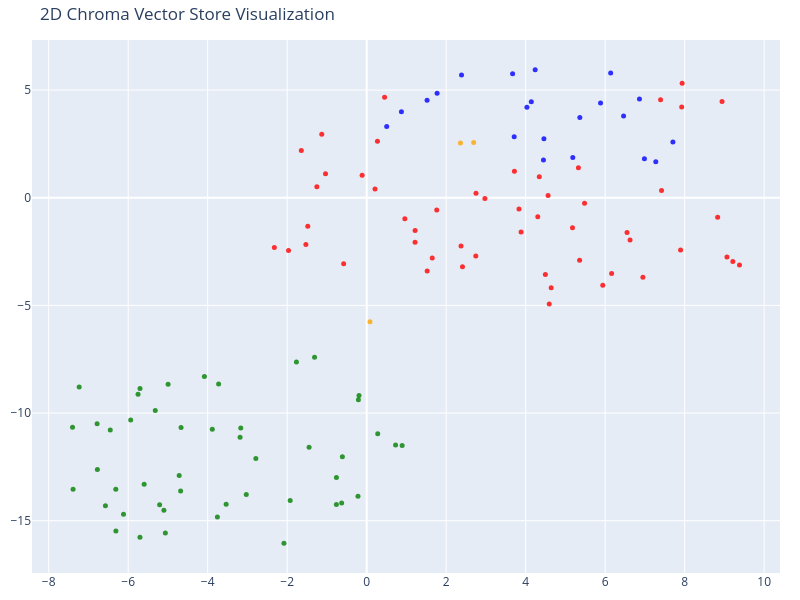

Source (notebook cell):
### Code cell
# We humans find it easier to visalize things in 2D!
# Reduce the dimensionality of the vectors to 2D using t-SNE
# (t-distributed stochastic neighbor embedding)

tsne = TSNE(n_components=2, random_state=42)
reduced_vectors = tsne.fit_transform(vectors)

# Create the 2D scatter plot
fig = go.Figure(data=[go.Scatter(
    x=reduced_vectors[:, 0],
    y=reduced_vectors[:, 1],
    mode='markers',
    marker=dict(size=5, color=colors, opacity=0.8),
    text=[f"Type: {t}<br>Text: {d[:100]}..." for t, d in zip(doc_types, documents)],
    hoverinfo='text'
)])

fig.update_layout(
    title='2D Chroma Vector Store Visualization',
    scene=dict(xaxis_title='x',yaxis_title='y'),
    width=800,
    height=600,
    margin=dict(r=20, b=10, l=10, t=40)
)

fig.show()

### Figure 1 — Plotly figure (JSON) as saved in the notebook; plotly's stock layout.template omitted (floating-point values rounded to 4 significant figures)
{"data": [{"hoverinfo": "text", "marker": {"color": ["orange", "orange", "orange", "red", "red", "red", "red", "red", "red", "red", "red", "red", "red", "red", "red", "red", "red", "red", "red", "red", "red", "red", "red", "red", "red", "red", "red", "red", "red", "red", "red", "red", "red", "red", "red", "red", "red", "red", "red", "red", "red", "red", "red", "red", "red", "red", "red", "red", "red", "red", "red", "red", "red", "red", "red", "green", "green", "green", "green", "green", "green", "green", "green", "green", "green", "green", "green", "green", "green", "green", "green", "green", "green", "green", "green", "green", "green", "green", "green", "green", "green", "green", "green", "green", "green", "green", "green", "green", "green", "green", "green", "green", "green", "green", "green", "green", "green", "green", "green", "green", "green", "green", "blue", "blue", "blue", "blue", "blue", "blue", "blue", "blue", "blue", "blue", "blue", "blue", "blue", "blue", "blue", "blue", "blue", "blue", "blue", "blue", "blue"], "opacity": 0.8, "size": 5}, "mode": "markers", "text": ["Type: company<br>Text: # About Insurellm\n\nInsurellm was founded by Avery Lancaster in 2015 as an insurance tech startup des...", "Type: company<br>Text: # Careers at Insurellm\n\nInsurellm is hiring! We are looking for talented software engineers, data sc...", "Type: company<br>Text: # Overview of Insurellm\n\nInsurellm is an innovative insurance tech firm with 200 employees across th...", "Type: contracts<br>Text: # Contract with Apex Reinsurance for Rellm: AI-Powered Enterprise Reinsurance Solution\n\n## Terms\n\n1....", "Type: contracts<br>Text: ## Renewal\n\n1. **Automatic Renewal**: This Agreement will automatically renew for successive one-yea...", "Type: contracts<br>Text: 2. **Seamless Integrations**: The architecture of Rellm allows for easy integration with existing sy...", "Type: contracts<br>Text: 1. **Technical Support**: Provider shall offer dedicated technical support to the Client via phone, ...", "Type: contracts<br>Text: **Insurellm, Inc.**  \n_____________________________  \nAuthorized Signature   \nDate: ________________...", "Type: contracts<br>Text: # Contract with Belvedere Insurance for Markellm\n\n## Terms\nThis Contract (\"Agreement\") is made and e...", "Type: contracts<br>Text: ## Renewal\n1. **Renewal Terms**: This Agreement may be renewed for additional one-year terms upon mu...", "Type: contracts<br>Text: ## Features\n1. **AI-Powered Matching**: Belvedere Insurance will benefit from Markellm's AI-powered ...", "Type: contracts<br>Text: ## Support\n1. **Technical Support**: Technical support will be available from 9 AM to 7 PM EST, Mond...", "Type: contracts<br>Text: **Belvedere Insurance**  \nSignature: ______________________  \nName: [Authorized Signatory]  \nTitle: ...", "Type: contracts<br>Text: # Contract with BrightWay Solutions for Markellm\n\n**Contract Date:** October 5, 2023  \n**Contract ID...", "Type: contracts<br>Text: 3. **Service Level Agreement (SLA):**  \n   Insurellm commits to a 99.9% uptime for the platform with...", "Type: contracts<br>Text: 2. **Real-Time Quote Availability:**  \n   Consumers sourced via BrightWay Solutions will receive rea...", "Type: contracts<br>Text: 3. **Training and Onboarding:**  \n   Insurellm agrees to provide one free training session on how to...", "Type: contracts<br>Text: # Contract with EverGuard Insurance for Rellm: AI-Powered Enterprise Reinsurance Solution\n\n**Contrac...", "Type: contracts<br>Text: 4. **Usage Rights**: EverGuard Insurance is granted a non-exclusive, non-transferable license to acc...", "Type: contracts<br>Text: 1. **Core Functionality**: Rellm provides EverGuard Insurance with advanced AI-driven analytics, sea...", "Type: contracts<br>Text: 1. **Customer Support**: Insurellm will provide EverGuard Insurance with 24/7 customer support, incl...", "Type: contracts<br>Text: ---\n\n**Signatures**  \n**For Insurellm**: __________________________  \n**Name**: John Smith  \n**Title...", "Type: contracts<br>Text: # Contract with GreenField Holdings for Markellm\n\n**Effective Date:** November 15, 2023  \n**Contract...", "Type: contracts<br>Text: ## Renewal\n1. **Automatic Renewal**: This contract will automatically renew for sequential one-year ...", "Type: contracts<br>Text: ## Features\n1. **AI-Powered Matching**: Access to advanced algorithms that connect GreenField Holdin...", "Type: contracts<br>Text: ## Support\n1. **Customer Support Access**: The Client will have access to dedicated support through ...", "Type: contracts<br>Text: **Signatures:**  \n_________________________                           _________________________  \n**...", "Type: contracts<br>Text: # Contract with Greenstone Insurance for Homellm\n\n---\n\n## Terms\n\n1. **Parties**: This Contract (\"Agr...", "Type: contracts<br>Text: 4. **Payment Terms**: \n   - The Customer shall pay an amount of $10,000 per month for the Standard T...", "Type: contracts<br>Text: ---\n\n## Features\n\n- **AI-Powered Risk Assessment**: Customer will have access to enhanced risk evalu...", "Type: contracts<br>Text: - **Customer Portal**: A dedicated portal will be provided, allowing the Customer's clients to manag...", "Type: contracts<br>Text: ______________________________  \n[Name], [Title]  \nDate: ______________________\n\n**For Greenstone In...", "Type: contracts<br>Text: # Contract with GreenValley Insurance for Homellm\n\n**Contract Date:** October 6, 2023  \n**Contract N...", "Type: contracts<br>Text: 4. **Confidentiality:** Both parties agree to maintain the confidentiality of proprietary informatio...", "Type: contracts<br>Text: 1. **AI-Powered Risk Assessment:** Access to advanced AI algorithms for real-time risk evaluations.\n...", "Type: contracts<br>Text: 3. **Regular Updates:** Insurellm will offer ongoing updates and enhancements to the Homellm platfor...", "Type: contracts<br>Text: # Contract with Pinnacle Insurance Co. for Homellm\n\n## Terms\nThis contract (\"Contract\") is entered i...", "Type: contracts<br>Text: ## Renewal\n1. **Renewal Terms**: At the end of the initial term, this Contract shall automatically r...", "Type: contracts<br>Text: ## Features\n1. **AI-Powered Risk Assessment**: Utilized for tailored underwriting decisions specific...", "Type: contracts<br>Text: ## Support\n1. **Technical Support**: Insurellm shall provide 24/7 technical support via an email and...", "Type: contracts<br>Text: # Contract with Roadway Insurance Inc. for Carllm\n\n---\n\n## Terms\n\n1. **Agreement Effective Date**: T...", "Type: contracts<br>Text: ---\n\n## Renewal\n\n1. **Automatic Renewal**: This agreement will automatically renew for an additional...", "Type: contracts<br>Text: ---\n\n## Features\n\n1. **Access to Core Features**: Roadway Insurance Inc. will have access to all Pro...", "Type: contracts<br>Text: ---\n\n## Support\n\n1. **Technical Support**: Roadway Insurance Inc. will receive priority technical su...", "Type: contracts<br>Text: # Contract with Stellar Insurance Co. for Rellm\n\n## Terms\nThis contract is made between **Insurellm*...", "Type: contracts<br>Text: ### Termination\nEither party may terminate this agreement with a **30-day written notice**. In the e...", "Type: contracts<br>Text: ## Features\nStellar Insurance Co. will receive access to the following features of the Rellm product...", "Type: contracts<br>Text: ## Support\nInsurellm provides Stellar Insurance Co. with the following support services:\n\n- **24/7 T...", "Type: contracts<br>Text: # Contract with TechDrive Insurance for Carllm\n\n**Contract Date:** October 1, 2024  \n**Contract Dura...", "Type: contracts<br>Text: ## Renewal\n\n1. **Automatic Renewal**: This contract shall automatically renew for additional one-yea...", "Type: contracts<br>Text: ## Support\n\n1. **Customer Support**: Insurellm will provide 24/7 customer support to TechDrive Insur...", "Type: contracts<br>Text: **TechDrive Insurance Representative:**  \nName: Sarah Johnson  \nTitle: Operations Director  \nDate: _...", "Type: contracts<br>Text: # Contract with Velocity Auto Solutions for Carllm\n\n**Contract Date:** October 1, 2023  \n**Contract ...", "Type: contracts<br>Text: ## Renewal\n\n1. **Automatic Renewal**: This contract will automatically renew for successive 12-month...", "Type: contracts<br>Text: ## Support\n\n1. **Customer Support**: Velocity Auto Solutions will have access to Insurellm’s custome...", "Type: employees<br>Text: # HR Record\n\n# Alex Chen\n\n## Summary\n- **Date of Birth:** March 15, 1990  \n- **Job Title:** Backend ...", "Type: employees<br>Text: ## Annual Performance History\n- **2020:**  \n  - Completed onboarding successfully.  \n  - Met expecta...", "Type: employees<br>Text: ## Compensation History\n- **2020:** Base Salary: $80,000  \n- **2021:** Base Salary Increase to $90,0...", "Type: employees<br>Text: Alex Chen continues to be a vital asset at Insurellm, contributing significantly to innovative backe...", "Type: employees<br>Text: # HR Record\n\n# Alex Harper\n\n## Summary\n- **Date of Birth**: March 15, 1993  \n- **Job Title**: Sales ...", "Type: employees<br>Text: ## Annual Performance History  \n- **2021**:  \n  - **Performance Rating**: 4.5/5  \n  - **Key Achievem...", "Type: employees<br>Text: - **2022**:  \n  - **Base Salary**: $65,000 (Promotion to Senior SDR)  \n  - **Bonus**: $13,000 (20% o...", "Type: employees<br>Text: # HR Record\n\n# Alex Thomson\n\n## Summary\n- **Date of Birth:** March 15, 1995  \n- **Job Title:** Sales...", "Type: employees<br>Text: ## Annual Performance History  \n- **2022** - Rated as \"Exceeds Expectations.\" Alex Thomson achieved ...", "Type: employees<br>Text: ## Other HR Notes\n- Alex Thomson is an active member of the Diversity and Inclusion committee at Ins...", "Type: employees<br>Text: # Avery Lancaster\n\n## Summary\n- **Date of Birth**: March 15, 1985  \n- **Job Title**: Co-Founder & Ch...", "Type: employees<br>Text: - **2010 - 2013**: Business Analyst at Edge Analytics  \n  Prior to joining Innovate, Avery worked as...", "Type: employees<br>Text: - **2018**: **Exceeds Expectations**  \n  Under Avery’s pivoted vision, Insurellm launched two new su...", "Type: employees<br>Text: - **2022**: **Satisfactory**  \n  Avery focused on rebuilding team dynamics and addressing employee c...", "Type: employees<br>Text: ## Compensation History\n- **2015**: $150,000 base salary + Significant equity stake  \n- **2016**: $1...", "Type: employees<br>Text: ## Other HR Notes\n- **Professional Development**: Avery has actively participated in leadership trai...", "Type: employees<br>Text: # HR Record\n\n# Emily Carter\n\n## Summary\n- **Date of Birth:** August 12, 1990  \n- **Job Title:** Acco...", "Type: employees<br>Text: - **2017-2019:** Marketing Intern  \n  - Assisted with market research and campaign development for s...", "Type: employees<br>Text: ## Compensation History\n| Year | Base Salary | Bonus         | Total Compensation |\n|------|--------...", "Type: employees<br>Text: Emily Carter exemplifies the kind of talent that drives Insurellm's success and is an invaluable ass...", "Type: employees<br>Text: # HR Record\n\n# Emily Tran\n\n## Summary\n- **Date of Birth:** March 18, 1991  \n- **Job Title:** Digital...", "Type: employees<br>Text: - **January 2017 - May 2018**: Marketing Intern  \n  - Supported the Marketing team by collaborating ...", "Type: employees<br>Text: - **2021**:  \n  - Performance Rating: Meets Expectations  \n  - Key Achievements: Contributed to the ...", "Type: employees<br>Text: - **Professional Development Goals**:  \n  - Emily Tran aims to become a Marketing Manager within the...", "Type: employees<br>Text: # HR Record\n\n# Jordan Blake\n\n## Summary\n- **Date of Birth:** March 15, 1993  \n- **Job Title:** Sales...", "Type: employees<br>Text: ## Annual Performance History\n- **2021:** First year at Insurellm; achieved 90% of monthly targets. ...", "Type: employees<br>Text: ## Other HR Notes\n- Jordan has shown an interest in continuing education, actively participating in ...", "Type: employees<br>Text: # HR Record\n\n# Jordan K. Bishop\n\n## Summary\n- **Date of Birth:** March 15, 1990\n- **Job Title:** Fro...", "Type: employees<br>Text: ## Annual Performance History\n- **2019:** Exceeds Expectations - Continuously delivered high-quality...", "Type: employees<br>Text: ## Compensation History\n- **June 2018:** Starting Salary - $85,000\n- **June 2019:** Salary Increase ...", "Type: employees<br>Text: ## Other HR Notes\n- Jordan K. Bishop has been an integral part of club initiatives, including the In...", "Type: employees<br>Text: # HR Record\n\n# Maxine Thompson\n\n## Summary\n- **Date of Birth:** January 15, 1991  \n- **Job Title:** ...", "Type: employees<br>Text: ## Insurellm Career Progression\n- **January 2017 - October 2018**: **Junior Data Engineer**  \n  * Ma...", "Type: employees<br>Text: ## Annual Performance History\n- **2017**: *Meets Expectations*  \n  Maxine showed potential in her ro...", "Type: employees<br>Text: - **2021**: *Exceeds Expectations*  \n  Maxine spearheaded the transition to a new data warehousing s...", "Type: employees<br>Text: ## Compensation History\n- **2017**: $70,000 (Junior Data Engineer)  \n- **2018**: $75,000 (Junior Dat...", "Type: employees<br>Text: # HR Record\n\n# Oliver Spencer\n\n## Summary\n- **Date of Birth**: May 14, 1990  \n- **Job Title**: Backe...", "Type: employees<br>Text: ## Annual Performance History\n- **2018**: **3/5** - Adaptable team player but still learning to take...", "Type: employees<br>Text: ## Compensation History\n- **March 2018**: Initial salary of $80,000.\n- **July 2019**: Salary increas...", "Type: employees<br>Text: # Samantha Greene\n\n## Summary\n- **Date of Birth:** October 14, 1990\n- **Job Title:** HR Generalist\n-...", "Type: employees<br>Text: ## Annual Performance History\n- **2020:** Exceeds Expectations  \n  Samantha Greene demonstrated exce...", "Type: employees<br>Text: ## Compensation History\n- **2020:** Base Salary - $55,000  \n  The entry-level salary matched industr...", "Type: employees<br>Text: - **2023:** Base Salary - $70,000  \n  Recognized for substantial improvement in employee relations m...", "Type: employees<br>Text: # HR Record\n\n# Samuel Trenton\n\n## Summary\n- **Date of Birth:** April 12, 1989  \n- **Job Title:** Sen...", "Type: employees<br>Text: ## Annual Performance History\n- **2023:** Rating: 4.5/5  \n  *Samuel exceeded expectations, successfu...", "Type: employees<br>Text: ## Compensation History\n- **2023:** Base Salary: $115,000 + Bonus: $15,000  \n  *Annual bonus based o...", "Type: employees<br>Text: - **Engagement in Company Culture:** Regularly participates in team-building events and contributes ...", "Type: products<br>Text: # Product Summary\n\n# Carllm\n\n## Summary\n\nCarllm is an innovative auto insurance product developed by...", "Type: products<br>Text: - **Instant Quoting**: With Carllm, insurance companies can offer near-instant quotes to customers, ...", "Type: products<br>Text: - **Mobile Integration**: Carllm is designed to work seamlessly with mobile applications, providing ...", "Type: products<br>Text: - **Professional Tier**: $2,500/month\n  - For medium-sized companies.\n  - All Basic Tier features pl...", "Type: products<br>Text: ### Q2 2025: Customer Experience Improvements\n- Launch of a new **mobile app** for end-users.\n- Intr...", "Type: products<br>Text: # Product Summary\n\n# Homellm\n\n## Summary\nHomellm is an innovative home insurance product developed b...", "Type: products<br>Text: ### 2. Dynamic Pricing Model\nWith Homellm's innovative dynamic pricing model, insurance providers ca...", "Type: products<br>Text: ### 5. Multi-Channel Integration\nHomellm seamlessly integrates into existing insurance platforms, pr...", "Type: products<br>Text: - **Basic Tier:** Starting at $5,000/month for small insurers with basic integration features.\n- **S...", "Type: products<br>Text: All tiers include a comprehensive training program and ongoing updates to ensure optimal performance...", "Type: products<br>Text: With Homellm, Insurellm is committed to transforming the landscape of home insurance, ensuring both ...", "Type: products<br>Text: # Product Summary\n\n# Markellm\n\n## Summary\n\nMarkellm is an innovative two-sided marketplace designed ...", "Type: products<br>Text: - **User-Friendly Interface**: Designed with user experience in mind, Markellm features an intuitive...", "Type: products<br>Text: - **Customer Support**: Our dedicated support team is always available to assist both consumers and ...", "Type: products<br>Text: ### For Insurance Companies:\n- **Basic Listing Fee**: $199/month for a featured listing on the platf...", "Type: products<br>Text: ### Q3 2025\n- Initiate a comprehensive marketing campaign targeting both consumers and insurers to i...", "Type: products<br>Text: # Product Summary\n\n# Rellm: AI-Powered Enterprise Reinsurance Solution\n\n## Summary\n\nRellm is an inno...", "Type: products<br>Text: ### Seamless Integrations\nRellm's architecture is designed for effortless integration with existing ...", "Type: products<br>Text: ### Regulatory Compliance Tools\nRellm includes built-in compliance tracking features to help organiz...", "Type: products<br>Text: Join the growing number of organizations leveraging Rellm to enhance their reinsurance processes whi...", "Type: products<br>Text: Experience the future of reinsurance with Rellm, where innovation meets reliability. Let Insurellm h..."], "type": "scatter", "x": [2.359, 0.08284, 2.692, 4.305, 5.481, 5.327, 1.762, -1.53, -0.1143, 9.379, 0.4506, 0.9599, -1.481, -1.036, -1.645, -1.131, -1.254, 3.832, 4.564, 4.342, 2.974, -0.5792, 0.2094, 9.064, 8.941, 0.2711, -1.967, 1.649, 8.83, 7.394, 1.217, -2.323, 2.41, 2.745, 7.925, 2.374, 1.522, 9.212, 7.937, 1.219, 6.95, 7.897, 7.418, 5.357, 3.884, 5.178, 3.717, 2.75, 5.94, 6.626, 4.641, 4.593, 6.163, 6.55, 4.495, -5.752, -0.6295, -5.209, -1.311, -6.451, -6.312, -6.776, -6.782, -7.387, -7.401, -0.1929, 0.278, 0.7272, 0.8924, -5.065, -0.2087, -4.67, -2.789, -4.681, -1.767, -3.884, -3.185, -4.718, -3.168, -5.937, -5.599, -3.725, -4.997, -0.2189, -5.704, -4.083, -7.234, -1.449, -0.7612, -0.6116, -6.31, -5.703, -0.7622, -5.102, -3.029, -1.925, -3.756, -3.536, -5.319, -6.573, -6.118, -2.082, 4.032, 4.142, 6.988, 7.274, 3.671, 5.884, 6.862, 6.464, 7.704, 6.139, 5.363, 1.772, 1.519, 0.8742, 0.5036, 2.386, 4.459, 5.186, 4.448, 4.239, 3.711], "y": [2.544, -5.764, 2.562, -0.883, -0.2615, 1.389, -0.5734, -2.166, 1.043, -3.124, 4.67, -0.9813, -1.322, 1.114, 2.193, 2.95, 0.5146, -0.5252, 0.1058, 0.9777, -0.03253, -3.065, 0.4012, -2.751, 4.469, 2.623, -2.449, -2.802, -0.9071, 4.552, -2.063, -2.305, -3.206, -2.71, 4.218, -2.237, -3.407, -2.962, 5.314, -1.52, -3.69, -2.431, 0.3409, -2.9, -1.589, -1.39, 1.229, 0.2091, -4.063, -1.966, -4.175, -4.93, -3.516, -1.611, -3.568, -9.13, -14.17, -14.25, -7.408, -10.78, -13.53, -12.62, -10.5, -13.53, -10.66, -9.182, -10.96, -11.48, -11.5, -15.57, -9.382, -10.67, -12.11, -13.62, -7.629, -10.75, -11.13, -12.9, -10.69, -10.32, -13.3, -8.645, -8.657, -13.86, -15.77, -8.3, -8.784, -11.59, -12.99, -12.03, -15.48, -8.855, -14.25, -14.51, -13.78, -14.06, -14.83, -14.24, -9.885, -14.31, -14.7, -16.04, 4.208, 4.46, 1.815, 1.672, 5.76, 4.397, 4.586, 3.793, 2.586, 5.794, 3.731, 4.847, 4.525, 3.999, 3.307, 5.705, 2.741, 1.868, 1.758, 5.943, 2.836]}], "layout": {"height": 600, "margin": {"b": 10, "l": 10, "r": 20, "t": 40}, "scene": {"xaxis": {"title": {"text": "x"}}, "yaxis": {"title": {"text": "y"}}}, "title": {"text": "2D Chroma Vector Store Visualization"}, "width": 800}}
